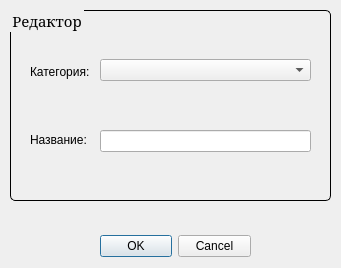
<?xml version="1.0" encoding="UTF-8"?>
<ui version="4.0">
 <class>Dialog</class>
 <widget class="QDialog" name="Dialog">
  <property name="geometry">
   <rect>
    <x>0</x>
    <y>0</y>
    <width>341</width>
    <height>268</height>
   </rect>
  </property>
  <property name="windowTitle">
   <string>Dialog</string>
  </property>
  <widget class="QDialogButtonBox" name="buttonBox">
   <property name="geometry">
    <rect>
     <x>100</x>
     <y>230</y>
     <width>151</width>
     <height>32</height>
    </rect>
   </property>
   <property name="orientation">
    <enum>Qt::Horizontal</enum>
   </property>
   <property name="standardButtons">
    <set>QDialogButtonBox::Cancel|QDialogButtonBox::Ok</set>
   </property>
  </widget>
  <widget class="QGroupBox" name="groupBox">
   <property name="geometry">
    <rect>
     <x>10</x>
     <y>10</y>
     <width>321</width>
     <height>191</height>
    </rect>
   </property>
   <property name="font">
    <font>
     <family>MS Serif</family>
     <pointsize>11</pointsize>
    </font>
   </property>
   <property name="styleSheet">
    <string notr="true">QGroupBox {
margin-top: 2ex;
}
QGroupBox:enabled {
border: 1px solid black;
border-radius: 5px;
}
QGroupBox::title {
subcontrol-origin: margin;
 left: 3ex;
}</string>
   </property>
   <property name="title">
    <string>Редактор</string>
   </property>
   <widget class="QWidget" name="verticalLayoutWidget">
    <property name="geometry">
     <rect>
      <x>20</x>
      <y>30</y>
      <width>61</width>
      <height>131</height>
     </rect>
    </property>
    <layout class="QVBoxLayout" name="verticalLayout">
     <item>
      <widget class="QLabel" name="label">
       <property name="text">
        <string>Категория:</string>
       </property>
      </widget>
     </item>
     <item>
      <widget class="QLabel" name="label_2">
       <property name="text">
        <string>Название:</string>
       </property>
      </widget>
     </item>
    </layout>
   </widget>
   <widget class="QWidget" name="verticalLayoutWidget_2">
    <property name="geometry">
     <rect>
      <x>90</x>
      <y>30</y>
      <width>211</width>
      <height>131</height>
     </rect>
    </property>
    <layout class="QVBoxLayout" name="verticalLayout_2">
     <property name="spacing">
      <number>30</number>
     </property>
     <item>
      <widget class="QComboBox" name="catBox"/>
     </item>
     <item>
      <widget class="QLineEdit" name="nameEdit"/>
     </item>
    </layout>
   </widget>
  </widget>
 </widget>
 <resources/>
 <connections>
  <connection>
   <sender>buttonBox</sender>
   <signal>accepted()</signal>
   <receiver>Dialog</receiver>
   <slot>accept()</slot>
   <hints>
    <hint type="sourcelabel">
     <x>248</x>
     <y>254</y>
    </hint>
    <hint type="destinationlabel">
     <x>157</x>
     <y>274</y>
    </hint>
   </hints>
  </connection>
  <connection>
   <sender>buttonBox</sender>
   <signal>rejected()</signal>
   <receiver>Dialog</receiver>
   <slot>reject()</slot>
   <hints>
    <hint type="sourcelabel">
     <x>316</x>
     <y>260</y>
    </hint>
    <hint type="destinationlabel">
     <x>286</x>
     <y>274</y>
    </hint>
   </hints>
  </connection>
 </connections>
</ui>
